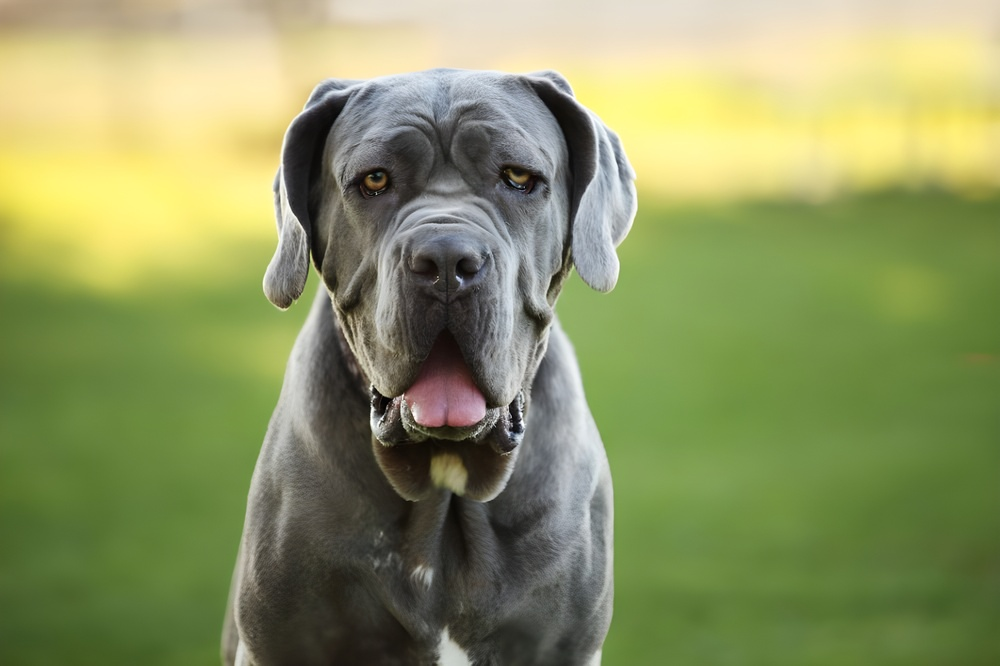
#> input picture TP4/ej1/parte2/Image4.jpg, 1000 x 666 px, shrunk from 4000 x 2664 before the run
$ python SobelFilter.py Image4.jpg
#> lines starting #> are read from the running program, lines starting #| are printed output that depends on the picture
from concurrent.futures import ProcessPoolExecutor
from PIL import Image
import numpy as np
from scipy import ndimage
import time
import sys  # Importa el módulo sys

def aplicar_filtro_sobel(parte):
    # Convertir la parte a una matriz NumPy
    parte_np = np.array(parte)

    # Convertir a escala de grises si es necesario
    if len(parte_np.shape) == 3:
        parte_np = np.dot(parte_np[..., :3], [0.2989, 0.5870, 0.1140])

    # Aplicar los filtros Sobel
    sobel_x = ndimage.sobel(parte_np, axis=1)  # Sobel en la dirección X
    sobel_y = ndimage.sobel(parte_np, axis=0)  # Sobel en la dirección Y

    # Calcular la magnitud combinada de Sobel
    sobel_magnitud = np.sqrt(sobel_x ** 2 + sobel_y ** 2)

    # Normalizar la imagen resultante a escala de grises (0-255)
    sobel_magnitud = (sobel_magnitud / sobel_magnitud.max() * 255).astype(np.uint8)

    # Convertir la matriz NumPy de vuelta a imagen PIL
    parte_filtrada = Image.fromarray(sobel_magnitud, mode='L')

    return parte_filtrada

def dividir_imagen(imagen, num_partes):
    # Dividir la imagen en partes
    ancho, alto = imagen.size
    partes = []

    # Dividir verticalmente
    parte_alto = alto // num_partes
    for i in range(num_partes):
        parte = imagen.crop((0, i * parte_alto, ancho, (i + 1) * parte_alto))
        partes.append(parte)

    return partes

def unir_partes_imagen(partes):
    # Unir las partes de la imagen para obtener la imagen final
    ancho_total = partes[0].width
    alto_total = sum(parte.height for parte in partes)

    # Crear una nueva imagen vacía para la imagen final
    imagen_final = Image.new('L', (ancho_total, alto_total))

    # Pegar cada parte en la imagen final
    offset_y = 0
    for parte in partes:
        imagen_final.paste(parte, (0, offset_y))
        offset_y += parte.height

    return imagen_final

if __name__ == '__main__':
    # Importa el módulo sys
    import sys

    # Verifica si se ha pasado un argumento de línea de comandos
    if len(sys.argv) < 2:
        print("Por favor, proporciona la ruta de la imagen como argumento.")
        sys.exit(1)

    # Ruta de la imagen proporcionada como argumento
    ruta_imagen = sys.argv[1]

    # Registra el tiempo de inicio
    tiempo_inicio = time.time()

    # Cargar la imagen
    imagen = Image.open(ruta_imagen)
#> imagen is the input picture: PIL image 1000x666 RGB; mean R, G, B 140.8, 149.4, 97.8

    # Dividir la imagen en 4 partes (puedes ajustar el número de partes)
    num_partes = 4
    partes_imagen = dividir_imagen(imagen, num_partes)
#> the loop in dividir_imagen, `for i in range(num_partes):` made 4 passes
#> pass 3, in dividir_imagen, `parte = imagen.crop((0, i * parte_alto, ancho, (i + 1) * parte_alto))`:
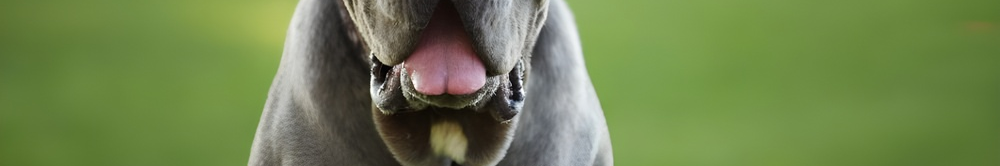
#> parte: PIL image 1000x166 RGB; mean R, G, B 111.7, 130.9, 78.3
#> after the loop in dividir_imagen, `for i in range(num_partes):`: partes = 4 items
#> partes_imagen = 4 items

    # Usar ProcessPoolExecutor para procesar cada parte de la imagen en paralelo
    with ProcessPoolExecutor() as executor:
        partes_filtradas = list(executor.map(aplicar_filtro_sobel, partes_imagen))
#> in aplicar_filtro_sobel (call 4), `parte_np = np.array(parte)`:
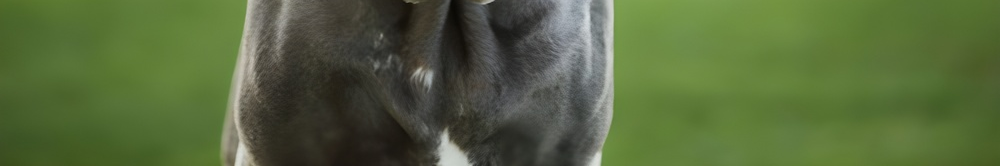
#> parte_np: shape (166, 1000, 3); mean R, G, B 86.2, 103.4, 60.6
#> in aplicar_filtro_sobel (call 4), `parte_np = np.dot(parte_np[..., :3], [0.2989, 0.5870, 0.1140])`:
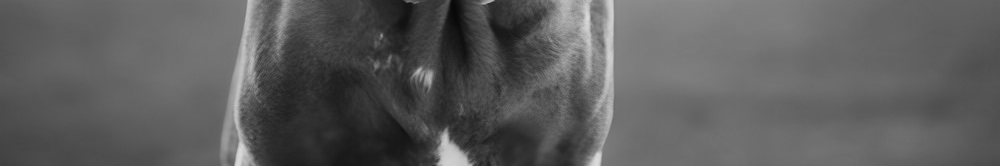
#> parte_np: shape (166, 1000) float64; min 7.84, max 221.1, mean 93.4
#> in aplicar_filtro_sobel (call 4), `sobel_x = ndimage.sobel(parte_np, axis=1)`:
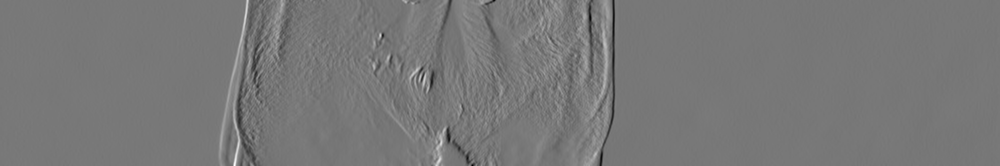
#> sobel_x: shape (166, 1000) float64; min -354.5, max 397.7, mean 0; drawn with min black and max white
#> in aplicar_filtro_sobel (call 4), `sobel_y = ndimage.sobel(parte_np, axis=0)`:
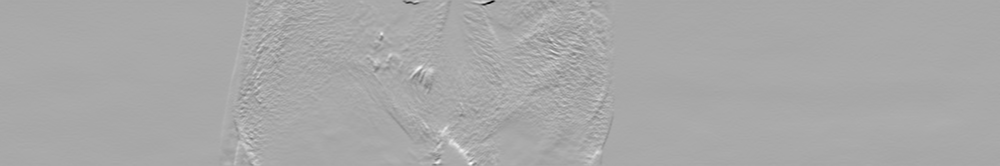
#> sobel_y: shape (166, 1000) float64; min -509.7, max 258, mean -1; drawn with min black and max white
#> in aplicar_filtro_sobel (call 4), `sobel_magnitud = np.sqrt(sobel_x ** 2 + sobel_y ** 2)`:
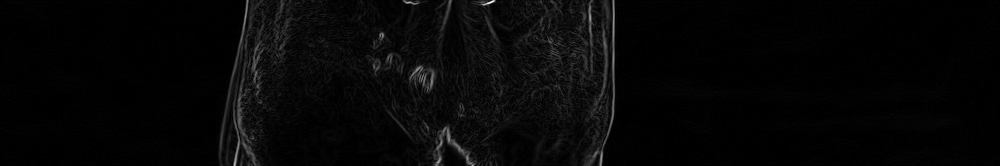
#> sobel_magnitud: shape (166, 1000) float64; min 0, max 546.6, mean 15.3; drawn with min black and max white
#> partes_filtradas = 4 items

    # Unir las partes filtradas para obtener la imagen final
    imagen_final = unir_partes_imagen(partes_filtradas)
#> in unir_partes_imagen, `alto_total = sum(parte.height for parte in partes)`: alto_total = 664
#> in unir_partes_imagen, `imagen_final = Image.new('L', (ancho_total, alto_total))`: imagen_final: PIL image 1000x664 L; every value is 0
#> the loop in unir_partes_imagen, `for parte in partes:` made 4 passes
#> offset_y on passes 1 to 4: 166, 332, 498, 664
#> after the loop in unir_partes_imagen, `for parte in partes:`:
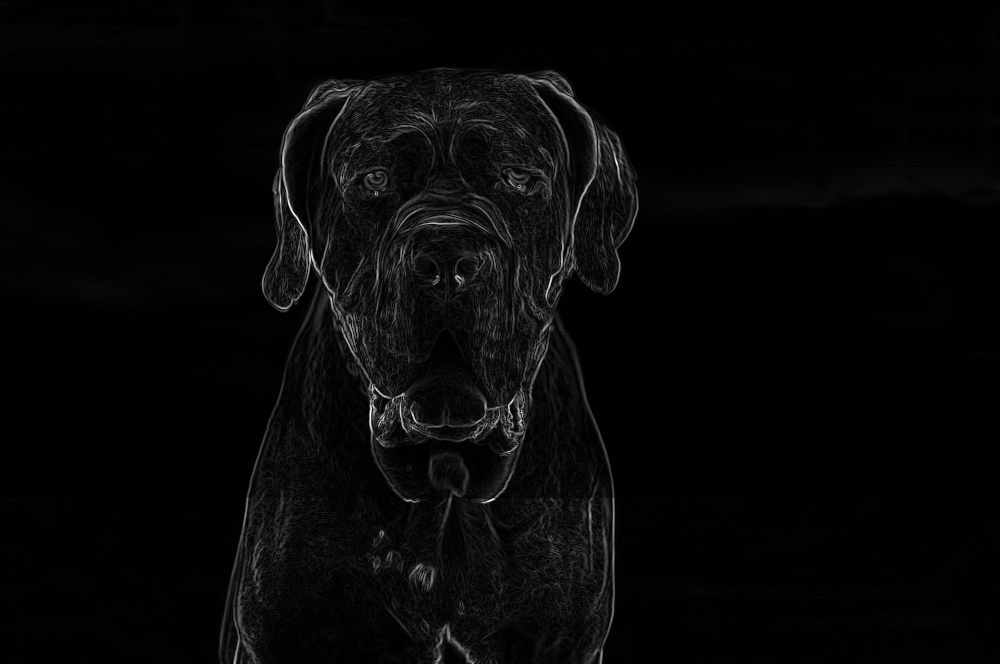
#> imagen_final: PIL image 1000x664 L; min 0, max 255, mean 7

    # Guardar la imagen final
    imagen_final.save('Image_filtrada.png')

    # Registra el tiempo de finalización
    tiempo_fin = time.time()
    # Calcula la diferencia de tiempo
    tiempo_ejecucion = tiempo_fin - tiempo_inicio

    # Imprime el tiempo total de ejecución
    print(f"El tiempo total de ejecución fue de {tiempo_ejecucion:.2f} segundos")
